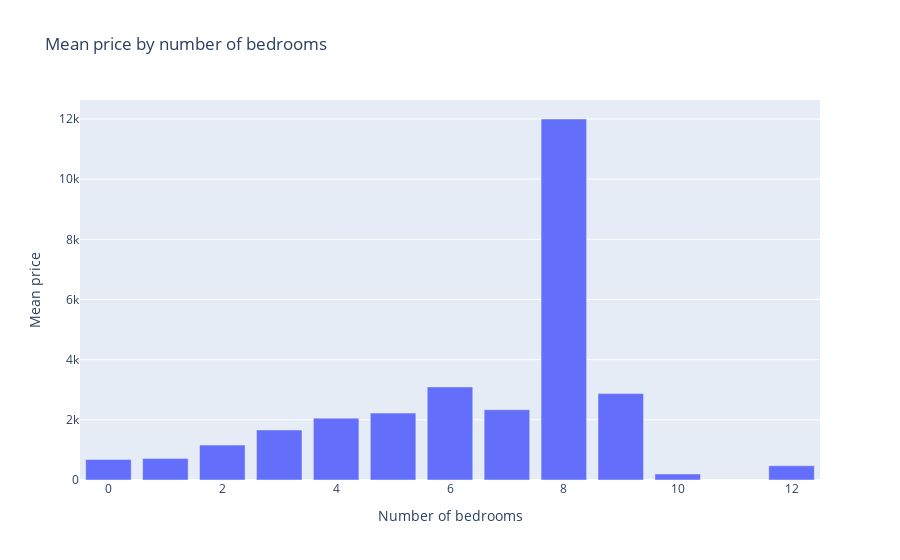

The notebook cell this image was saved under:
### Code cell
bedrooms_price = pd.DataFrame(df .groupby('bedrooms')['price'].mean()).reset_index()
fig = px.bar(bedrooms_price, x="bedrooms", y="price", title="Mean price by number of bedrooms",
             labels={"price": "Mean price",
                     "bedrooms": "Number of bedrooms"})
fig.show()

### Figure 1 — Plotly figure (JSON) as saved in the notebook; plotly's stock layout.template omitted (floating-point values rounded to 4 significant figures)
{"data": [{"alignmentgroup": "True", "hovertemplate": "Number of bedrooms=%{x}<br>Mean price=%{y}<extra></extra>", "legendgroup": "", "marker": {"color": "#636efa"}, "name": "", "offsetgroup": "", "orientation": "v", "showlegend": false, "textposition": "auto", "type": "bar", "x": [0, 1, 2, 3, 4, 5, 6, 7, 8, 9, 10, 12], "xaxis": "x", "y": [683.6, 718.2, 1160.0, 1664.0, 2055.0, 2223.0, 3094, 2337.0, 11999, 2872.0, 200, 473], "yaxis": "y"}], "layout": {"barmode": "relative", "legend": {"tracegroupgap": 0}, "title": {"text": "Mean price by number of bedrooms"}, "xaxis": {"anchor": "y", "domain": [0, 1], "title": {"text": "Number of bedrooms"}}, "yaxis": {"anchor": "x", "domain": [0, 1], "title": {"text": "Mean price"}}}}
